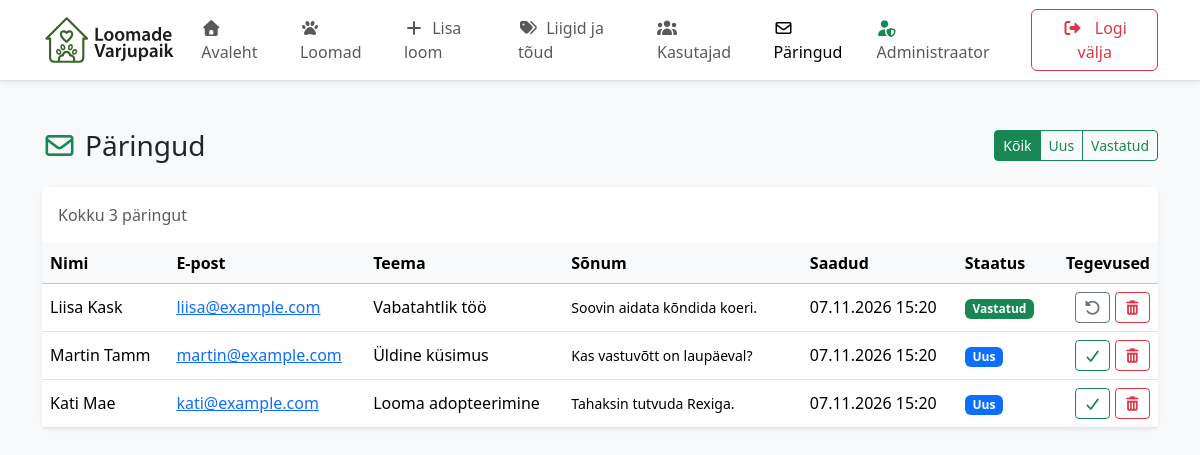
Screenshot of /veebirakendus/admin/requests.php (signed in) with the database file from the repository.
### tables this page shows
CREATE TABLE contact_requests (
    id INT UNSIGNED AUTO_INCREMENT PRIMARY KEY,
    name VARCHAR(80) NOT NULL,
    email VARCHAR(120) NOT NULL,
    topic ENUM('Looma adopteerimine', 'Vabatahtlik töö', 'Annetamine', 'Üldine küsimus') NOT NULL,
    message TEXT NOT NULL,
    status ENUM('Uus', 'Vastatud') NOT NULL DEFAULT 'Uus',
    created_at TIMESTAMP NOT NULL DEFAULT CURRENT_TIMESTAMP
);

### veebirakendus/includes/functions.php (called while the page is built, shortened)
<?php
function e(mixed $value): string
{
    return htmlspecialchars((string) $value, ENT_QUOTES | ENT_SUBSTITUTE, 'UTF-8');
}
function current_user(): ?array
{
    return $_SESSION['user'] ?? null;
}
function require_login(string $loginUrl): array
{
    $user = current_user();
    return $user;
}

### veebirakendus/admin/requests.php (the view, shortened to what this page needs)
<?php
require_once __DIR__ . '/../includes/functions.php';
$statusFilter = is_string($_GET['status'] ?? null) && in_array($_GET['status'], REQUEST_STATUSES, true) ? $_GET['status'] : '';
$adminActive = 'requests';
require __DIR__ . '/../includes/admin_header.php';
$perPage = max(1, (int) $config['per_page_admin']);
$where = $statusFilter !== '' ? 'WHERE status = :status' : '';
$countStmt = $pdo->prepare("SELECT COUNT(*) FROM contact_requests $where");
$countStmt->execute();
$total = (int) $countStmt->fetchColumn();
$totalPages = max(1, (int) ceil($total / $perPage));
$page = min(page_number(), $totalPages);
$offset = ($page - 1) * $perPage;
$listStmt = $pdo->prepare("SELECT id, name, email, topic, message, status, created_at
    FROM contact_requests $where
    ORDER BY created_at DESC, id DESC
    LIMIT :limit OFFSET :offset");
$listStmt->bindValue(':limit', $perPage, PDO::PARAM_INT);
$listStmt->bindValue(':offset', $offset, PDO::PARAM_INT);
$listStmt->execute();
$rows = $listStmt->fetchAll();
function requests_url(string $status, int $page): string
{
    $params = [];
    if ($status !== '') {
        $params['status'] = $status;
    }
    return 'requests.php' . ($params ? '?' . http_build_query($params) : '');
}
$filters = ['' => 'Kõik', 'Uus' => 'Uus', 'Vastatud' => 'Vastatud'];
?>
<div class="d-flex flex-wrap justify-content-between align-items-center gap-3 mb-4">
    <h1 class="h3 mb-0"><i class="fa-regular fa-envelope text-success me-2"></i>Päringud</h1>
    <div class="btn-group" role="group" aria-label="Staatuse filter">
        <?php foreach ($filters as $value => $label): ?>
            <a href="<?= e(requests_url($value, 1)) ?>"
                class="btn btn-sm <?= $statusFilter === $value ? 'btn-success' : 'btn-outline-success' ?>"><?= e($label) ?></a>
        <?php endforeach; ?>
    </div>
</div>
<div class="card shadow-sm border-0">
    <div class="card-body pb-0">
        <p class="text-muted mb-3">Kokku <?= $total ?> päringut<?= $statusFilter !== '' ? ' (staatus: ' . e($statusFilter) . ')' : '' ?></p>
    </div>
    <div class="table-responsive">
        <table class="table align-middle table-hover mb-0">
            <thead class="table-light">
                <tr>
                    <th scope="col">Nimi</th>
                    <th scope="col">E-post</th>
                    <th scope="col">Teema</th>
                    <th scope="col" style="min-width: 220px;">Sõnum</th>
                    <th scope="col">Saadud</th>
                    <th scope="col">Staatus</th>
                    <th scope="col" class="text-end">Tegevused</th>
                </tr>
            </thead>
            <tbody>
                <?php foreach ($rows as $r): ?>
                    <?php
                    $message = (string) $r['message'];
                    $isLong = mb_strlen($message) > 120;
                    $preview = $isLong ? mb_substr($message, 0, 120) . '…' : $message;
                    $isNew = $r['status'] === 'Uus';
                    ?>
                    <tr>
                        <td><?= e($r['name']) ?></td>
                        <td><a href="mailto:<?= e($r['email']) ?>"><?= e($r['email']) ?></a></td>
                        <td><?= e($r['topic']) ?></td>
                        <td>
                            <?php if ($isLong): ?>
                                <details>
                                    <summary class="small" style="cursor: pointer;"><?= e($preview) ?></summary>
                                    <div class="small mt-2 text-break" style="white-space: pre-wrap;"><?= e($message) ?></div>
                                </details>
                            <?php else: ?>
                                <span class="small" style="white-space: pre-wrap;"><?= e($message) ?></span>
                            <?php endif; ?>
                        </td>
                        <td class="text-nowrap"><?= e(date('d.m.Y H:i', strtotime((string) $r['created_at']))) ?></td>
                        <td>
                            <span class="badge <?= $isNew ? 'bg-primary' : 'bg-success' ?>"><?= e($r['status']) ?></span>
                        </td>
                        <td class="text-end text-nowrap">
                            <form method="post" action="requests.php" class="d-inline">
                                <button type="submit" class="btn btn-sm <?= $isNew ? 'btn-outline-success' : 'btn-outline-secondary' ?>"
                                    title="<?= $isNew ? 'Märgi vastatuks' : 'Märgi uueks' ?>"
                                    aria-label="<?= $isNew ? 'Märgi vastatuks' : 'Märgi uueks' ?>">
                                    <i class="fa-solid <?= $isNew ? 'fa-check' : 'fa-rotate-left' ?>"></i>
                                </button>
                            </form>
                            <form method="post" action="requests.php" class="d-inline"
                                onsubmit="return confirm('Kustutada päring? Seda ei saa tagasi võtta.')">
                                <button type="submit" class="btn btn-sm btn-outline-danger" title="Kustuta" aria-label="Kustuta päring">
                                    <i class="fa-solid fa-trash-can"></i>
                                </button>
                            </form>
                        </td>
                    </tr>
                <?php endforeach; ?>
            </tbody>
        </table>
    </div>
</div>
<?php require __DIR__ . '/../includes/admin_footer.php'; ?>

### veebirakendus/includes/admin_header.php (shortened to what this page needs)
<?php
require_once __DIR__ . '/functions.php';
$user = require_login('../login.php');
$adminActive = $adminActive ?? '';
?>
<!doctype html>
<html lang="et">
<head>
    <link href="https://cdn.jsdelivr.net/npm/bootstrap@5.3.8/dist/css/bootstrap.min.css" rel="stylesheet"
>
    <link rel="stylesheet" href="https://cdnjs.cloudflare.com/ajax/libs/font-awesome/7.0.1/css/all.min.css">
    <link rel="stylesheet" href="../assets/css/style.css">
</head>
<body class="bg-light">
    <nav class="navbar navbar-expand-lg bg-white border-bottom shadow-sm">
        <div class="container">
            <a class="navbar-brand" href="index.php"><img src="../assets/images/logo_big.svg" alt="Mario Käpakodu" height="50"></a>
            <div class="collapse navbar-collapse" id="adminMenu">
                <ul class="navbar-nav me-auto">
                    <li class="nav-item"><a class="nav-link <?= $adminActive === 'home' ? 'active' : '' ?>" href="index.php"><i class="fa-solid fa-house me-1"></i> Avaleht</a></li>
                    <li class="nav-item"><a class="nav-link <?= $adminActive === 'animals' ? 'active' : '' ?>" href="animals.php"><i class="fa-solid fa-paw me-1"></i> Loomad</a></li>
                    <li class="nav-item"><a class="nav-link <?= $adminActive === 'animal_form' ? 'active' : '' ?>" href="animal_form.php"><i class="fa-solid fa-plus me-1"></i> Lisa loom</a></li>
                    <li class="nav-item"><a class="nav-link <?= $adminActive === 'species' ? 'active' : '' ?>" href="species.php"><i class="fa-solid fa-tags me-1"></i> Liigid ja tõud</a></li>
                    <li class="nav-item"><a class="nav-link <?= $adminActive === 'users' ? 'active' : '' ?>" href="users.php"><i class="fa-solid fa-users me-1"></i> Kasutajad</a></li>
                    <li class="nav-item"><a class="nav-link <?= $adminActive === 'requests' ? 'active' : '' ?>" href="requests.php"><i class="fa-regular fa-envelope me-1"></i> Päringud</a></li>
                </ul>
                <span class="navbar-text me-3"><i class="fa-solid fa-user-shield text-success me-1"></i> <?= e($user['name']) ?></span>
                <form method="post" action="logout.php" class="d-inline">
                    <button type="submit" class="btn btn-outline-danger"><i class="fa-solid fa-right-from-bracket me-2"></i> Logi välja</button>
                </form>
            </div>
        </div>
    </nav>
    <main class="container py-5">

### veebirakendus/includes/admin_footer.php (shortened to what this page needs)
    </main>
</body>
</html>

### veebirakendus/assets/css/style.css (style rules this page uses)
.btn-outline-success { color: #198754 !important; }

### rows the page displays
contact_requests: name "Liisa Kask", email "liisa@example.com", topic "Vabatahtlik töö", message "Soovin aidata kõndida koeri.", created_at "07.11.2026 15:20", status "Vastatud"
contact_requests: name "Martin Tamm", email "martin@example.com", topic "Üldine küsimus", message "Kas vastuvõtt on laupäeval?", created_at "07.11.2026 15:20", status "Uus"
contact_requests: name "Kati Mae", email "kati@example.com", topic "Looma adopteerimine", message "Tahaksin tutvuda Rexiga.", created_at "07.11.2026 15:20", status "Uus"

### other values shown
$user['name'] "Administraator"
$label "Kõik"
$label "Uus"
$label "Vastatud"
$total "3"
